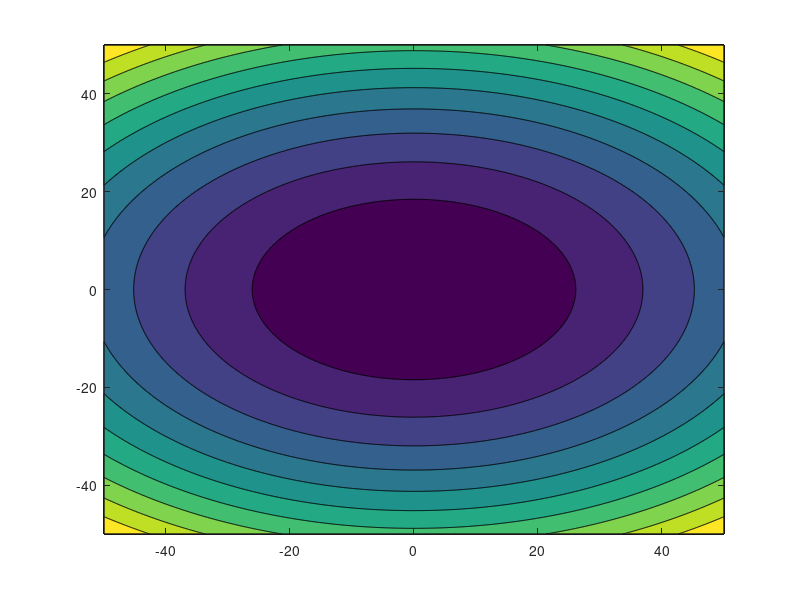

Write the MATLAB code that produced this figure. (Note: this script raises an error after producing the figure.)
clear all
success_rate = 0;
success = 0;

number_of_iteration_list = [];

time_elapsed_list = [];

number_of_execution = 3;

i = 0;

while(i < number_of_execution)
    close all
    clc
    
    X1=-50:0.1:50;
    X2=-50:0.1:50;
    [x1,x2]=meshgrid(X1,X2);
    
    F = x1.^2 + 2*x2.^2 - 0.3*cos(3*pi*x1) - 0.4*cos(4*pi*x2) + 0.7;
    realFMin = min(min(F))
    
    max_iteration = 100;
    
    % mesh(x1,x2,F)
    
    figure
    contourf(x1,x2,F)
    hold on
    
    fprintf('Gradient Descent Algorithm\n');
    
    % Initial guesses
    % [0, 1] -> [-50, 50]
    x01 = -50 + 100 * rand(2, 1);
    x02 = -50 + 100 * rand(2, 1);
    x03 = -50 + 100 * rand(2, 1);
    
    x0 = [x01, x02, x03];
    colors = {'r', 'g', 'k'};
    
    epsilon=10^(-4);
    
    for j = 1:3
        x = x0(:, j);
        k = 1;
    
        tic
        fprintf('k=1, x1=%f, x2=%f, f(x)=%f\n',x(1),x(2),func(x))
        plot(x(1), x(2), '.', 'Color', colors{j})
        
        g = gradfunc(x);
        
        % % Initial alpha value
        % alpha = 0.07;

        % Find optimal alpha value
        alpha = backtracking_line_search(x, -g);
        
        x_next = x - alpha * g;
        g_next = gradfunc(x_next);
        
        fprintf('k=2, x1=%f, x2=%f, f(x)=%f, error=%f\n',x_next(1),x_next(2), ...
            func(x_next),norm(gradfunc(x_next)))
        
        plot(x_next(1),x_next(2),'*', 'Color', colors{j})
        k=3;
        
        while(norm(gradfunc(x_next))>epsilon)
            x = x_next;
            g = g_next;

            % Method 1 for alpha value opt
            % Find optimal alpha value
            alpha = backtracking_line_search(x, -g);

            % % Method 2 for alpha value opt
            % % Decrease learning rate every 5 steps for sensitivity
            % if(mod(k, 5) == 0)
            %     alpha = alpha * 0.9;
            % end
        
            x_next = x - alpha * g;
            g_next = gradfunc(x_next);
        
            fprintf('k=%d, x1=%f, x2=%f, f(x)=%f, error=%f\n',k,x_next(1), ...
                x_next(2),func(x_next),norm(gradfunc(x_next)))
        
            plot(x_next(1),x_next(2),'*', 'Color', colors{j})
            k=k+1;
    
            if(k > max_iteration)
                break;
            end
        end
        time_elapsed = toc;

        if(k <= max_iteration)
            success = success + 1;
        end
        
        time_elapsed_list = [time_elapsed_list, time_elapsed];
        number_of_iteration_list = [number_of_iteration_list, k];
    end
    
    title('Gradient Descent Algorithm')
    set(gca,'fontsize',35)
    set(findobj(gca, 'Type', 'Line', 'Linestyle', '--'), 'LineWidth', 2);
    
    i = i+1;
end

success_rate = success / (number_of_execution * 3)
avarage_of_number_of_iteration = mean(number_of_iteration_list)
avarage_of_time_elapsed = mean(time_elapsed_list)

% Backtracking line search
function alpha = backtracking_line_search(x, d)
    % Parameters
    alpha = 1;
    rho = 0.5;
    c = 1e-4;
    
    while func(x + alpha * d) > func(x) + c * alpha * gradfunc(x)' * d
        alpha = rho * alpha;
    end
end